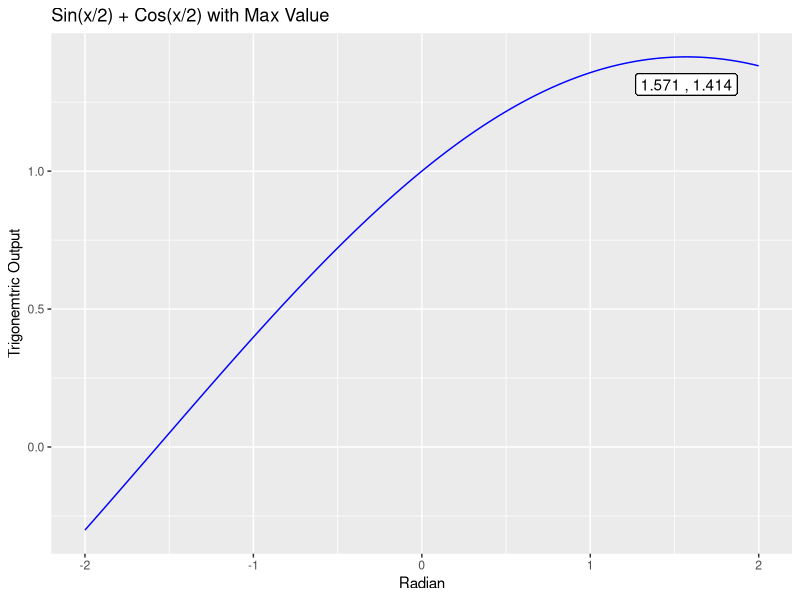
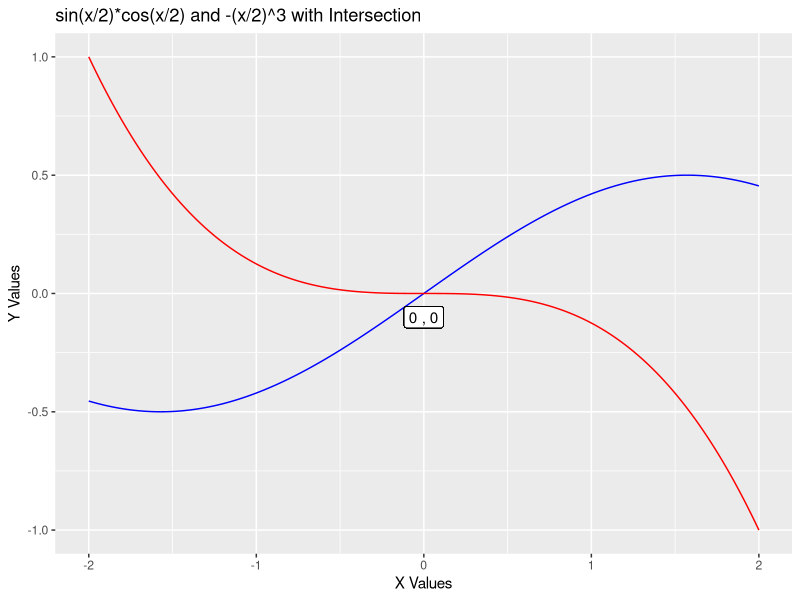
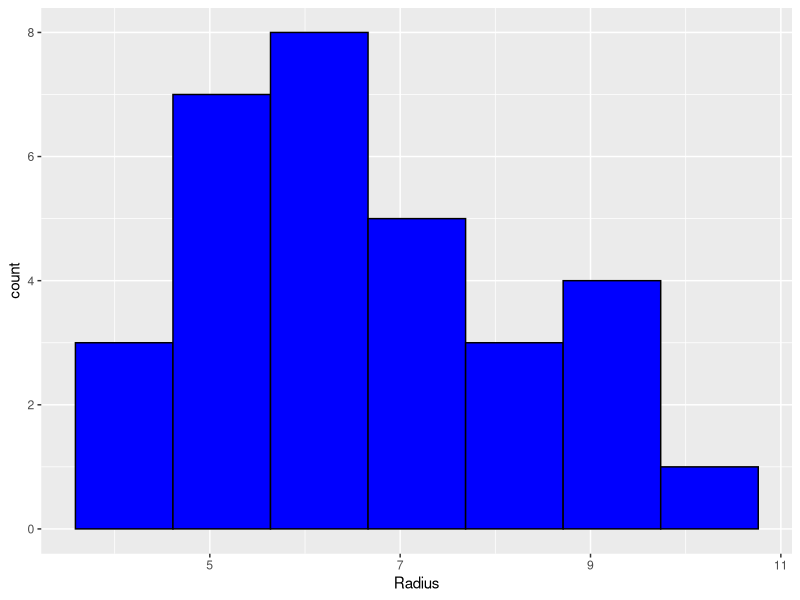
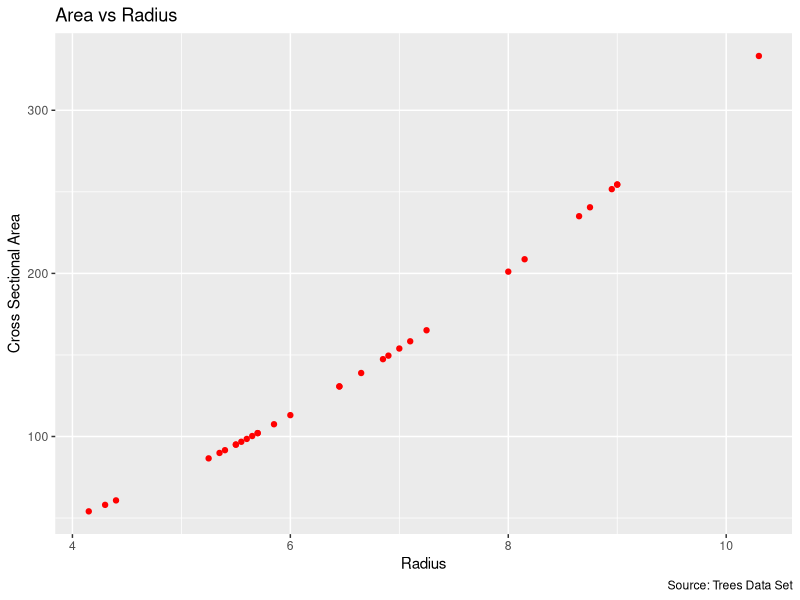
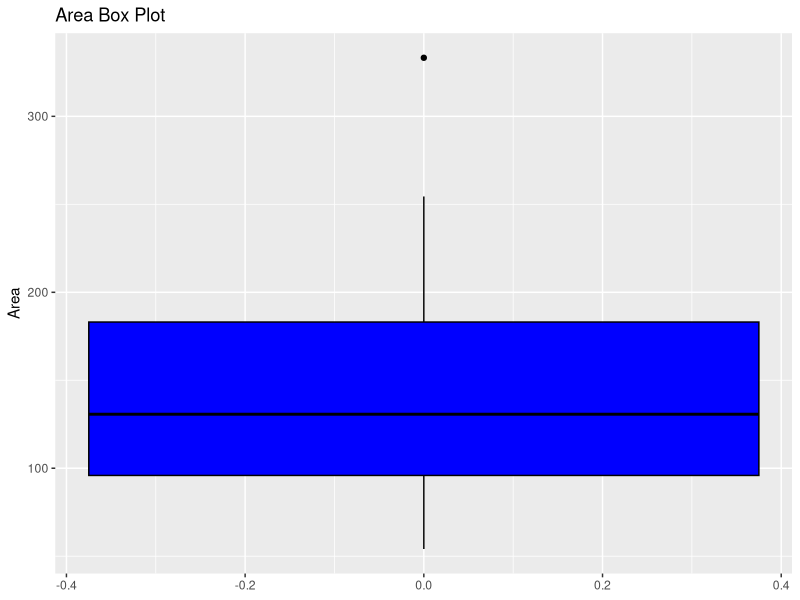
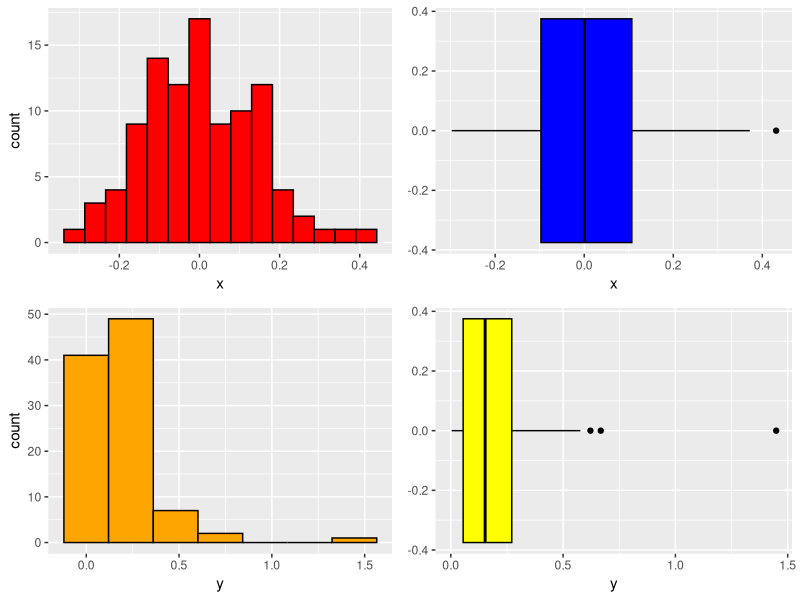
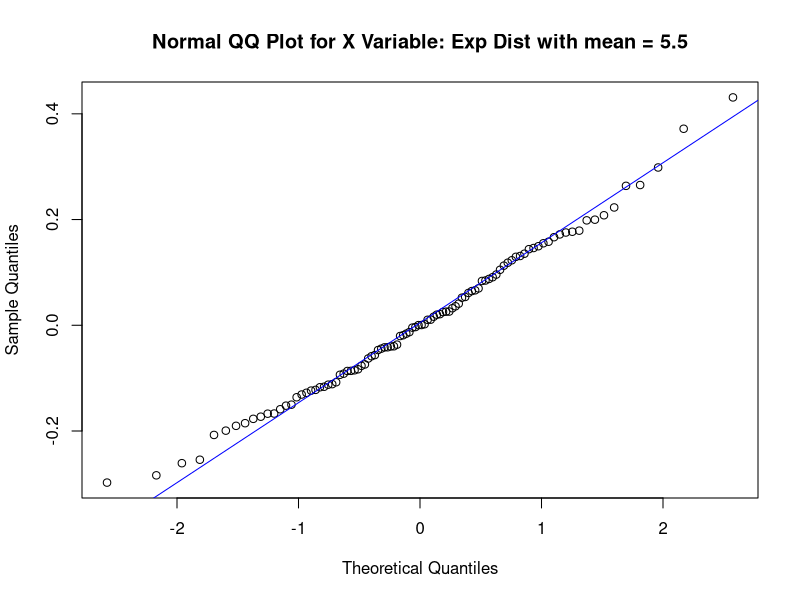
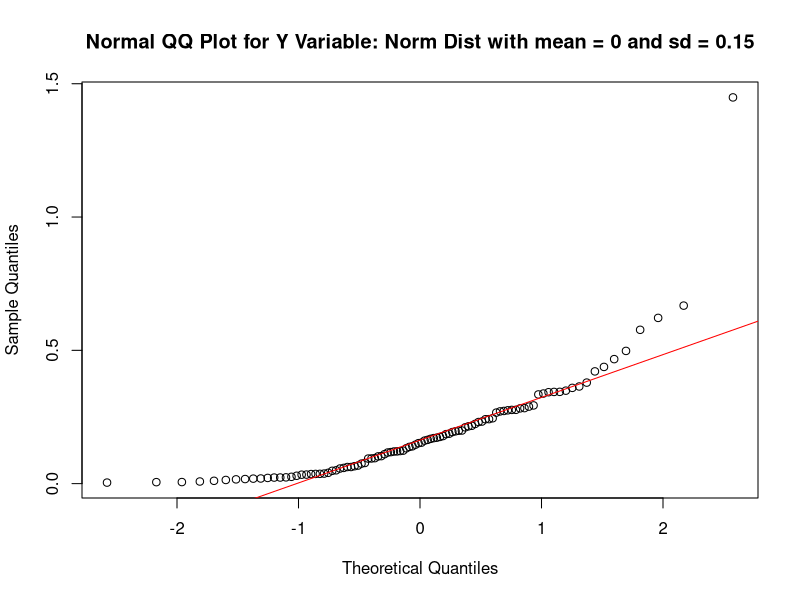

The R source for these figures, in order:
## ---- chunk 1
# DO NOT ADD OR REVISE CODE HERE
knitr::opts_chunk$set(echo = TRUE, eval = TRUE)

## ---- chunk 2
question_1a.i <- seq(0,4,1) 
# Output: 0,1,2,3,4

question_1a.ii <- 13 
# Output: 13

question_1a.iii <- rep(c(2,-5.1,-23),3) 
# Output: 2.0 -5.1 -23.0   2.0  -5.1 -23.0   2.0  -5.1 -23.0

question_1a.iv <- sum(c(7/52,3,35/42)) 
# Output: 3.967949

final_vector_1a <- c(question_1a.i,question_1a.ii,question_1a.iii,question_1a.iv)
final_vector_1a

# Output: 
# [1]   0.000000   1.000000   2.000000   3.000000   4.000000  13.000000   2.000000  -5.100000
# [9] -23.000000   2.000000  -5.100000 -23.000000   2.000000  -5.100000 -23.000000   3.967949
## ---- chunk 3
sort_ascending <- sort(final_vector_1a)
sort_ascending
# Output:
# [1] -23.000000 -23.000000 -23.000000  -5.100000  -5.100000  -5.100000   0.000000   1.000000
# [9]   2.000000   2.000000   2.000000   2.000000   3.000000   3.967949   4.000000  13.000000

L <- length(sort_ascending) 
L
# Output: 16

descending_sequence <- seq(L,1)
# Output:[1] 16 15 14 13 12 11 10  9  8  7  6  5  4  3  2  1

added_vectors <- sort_ascending + descending_sequence
added_vectors
# Output:
# [1] -7.000000 -8.000000 -9.000000  7.900000  6.900000  5.900000 10.000000 10.000000
# [9] 10.000000  9.000000  8.000000  7.000000  7.000000  6.967949  6.000000 14.000000
## ---- chunk 4
first_last_element <- c(added_vectors[1],added_vectors[L])
first_last_element
# Output:
# [1] -7 14

remaining_vectors <- added_vectors[-c(1,L)]
remaining_vectors
# Output:
# [1] -8.000000 -9.000000  7.900000  6.900000  5.900000 10.000000 10.000000 10.000000
# [9]  9.000000  8.000000  7.000000  7.000000  6.967949  6.000000

## ---- chunk 5
reconstructed_vector <- sort(append(remaining_vectors,first_last_element))
reconstructed_vector

sum_the_elements <- sum(reconstructed_vector)
sum_the_elements

## ---- chunk 6
trig_function <- function(x){
  
  if (is.numeric(x) != TRUE){ 
    print('The input is not numeric; kindly input a number.')}
  else{
      y <- sin(x/2) + cos(x/2)
      return(y)}
}

# Test Results

# trig_function ('Shawn')
# Output: "The input is not numeric; kindly input a number."

# trig_function(99)
# Output: 0.0281632



## ---- chunk 7
x <- seq(-2,2,1/1000)
y <- trig_function(x)


location_for_max_y <- which.max(y)
# Output:
# 3572

corresponding_x <- x[location_for_max_y]
# Output: 
# 1.571

round(location_for_max_y,3)
corresponding_x
# Output:
# [1] 3572
# [1] 1.571

## ---- chunk 8
library(ggplot2)
data <- as.data.frame(cbind(x,y))
data$z <- paste(x,",",round(y,3))
ggplot(data, mapping = aes(x,y)) + geom_line(color = "blue") + labs(x = "Radian", y = "Trigonemtric Output", title = "Sin(x/2) + Cos(x/2) with Max Value") + geom_label(aes(x=corresponding_x,y = y[location_for_max_y],label = z[location_for_max_y]),nudge_y = -0.1)




## ---- chunk 9
new_trig_function<- function(x){
    if (is.numeric(x) != TRUE){ 
    print('The input is not numeric; kindly input a number.')}
  else{
      y <- sin(x/2)*cos(x/2)
      return(y)}}

y2 <- new_trig_function(x)
y3 <- -(x/2)^3

data_2 <- as.data.frame(cbind(x,y2,y3))
data_2$combined <- paste(round(x,3),",", round(y2,3))
label_location <- which(data_2$y2 == data_2$y3)


ggplot(data_2, aes(x)) + 
geom_line(mapping = aes(y = y2), color = "blue") + 
geom_line(mapping = aes(y = y3), color = "red") +
labs(x = "X Values", y = "Y Values", title = "sin(x/2)*cos(x/2) and -(x/2)^3 with Intersection") +
geom_label(aes(x = x[label_location],y = y2[label_location],label = combined[label_location]), nudge_y = -0.1)




  



## ---- chunk 10
data(trees)

str(trees)

apply(trees,2,median)

df <- apply(trees,2,median)

subset(trees, (trees$Girth == df[1]) | (trees$Height == df[2]) | (trees$Volume == df[3]))
## ---- chunk 11
trees$Radius <- trees$Girth/2

  
csa <- function(x){
  # This function calculates the cross sectional area of a tree with radius as the input
  output <- pi*((x)^2)
  return(output)
}


trees$cross_sectional_area <- sapply(trees$Radius, FUN = csa)
# trees$cross_sectional_area

base_plot_data <- ggplot(data = trees)

radii_histogram <- base_plot_data + geom_histogram(aes(x = Radius),bins = 7, color = "black", fill = "blue")
radii_histogram

radii_stem_and_leaf <- stem(trees$Radius)
radii_stem_and_leaf

area_radii <- base_plot_data + geom_point(aes(x = Radius, y = cross_sectional_area), color = "red") + labs(x = 'Radius', y = 'Cross Sectional Area', title = 'Area vs Radius', caption = 'Source: Trees Data Set')
area_radii





## ---- chunk 12

area_boxpot <- base_plot_data + geom_boxplot(aes(y = cross_sectional_area), color = 'black', fill = 'blue') + labs(y = 'Area', title = 'Area Box Plot')
area_boxpot
## ---- chunk 13
meas <- boxplot.stats(x = trees$cross_sectional_area, 3)
# There are no outliers.
meas

trees[which(trees$cross_sectional_area == max(meas$stats)),]

## ---- chunk 14
set.seed(124)
y <- rexp(n=100, rate = 5.5)

set.seed(127)
x<- rnorm(n = 100, mean = 0, sd = 0.15)

exp_norm <- cbind(x,y)
round(apply(exp_norm, 2, FUN = IQR),4)
# Output:
#     x      y 
# 0.2041 0.2164 

## ---- chunk 15
library(gridExtra)
base_data <- ggplot(data = as.data.frame(exp_norm))

hist_norm_x <- base_data + geom_histogram(aes(x = x), color = "black", fill = 'red', bins = 15)
boxplot_norm_x <- base_data + geom_boxplot(aes(x = x), color = "black", fill = 'blue')

hist_norm_y <- base_data + geom_histogram(aes(x = y), color = "black",fill = 'orange', bins = 7)
boxplot_norm_y <- base_data + geom_boxplot(aes(x = y), color = "black", fill = 'yellow')

grid.arrange(hist_norm_x,boxplot_norm_x,hist_norm_y,boxplot_norm_y)



## ---- chunk 16

base_data_qq = as.data.frame(exp_norm)

qq_plot_x <- qqnorm(base_data_qq$x, main = "Normal QQ Plot for X Variable: Exp Dist with mean = 5.5"); qqline(base_data_qq$x, col = "blue")
qq_plot_y <- qqnorm(base_data_qq$y, main = "Normal QQ Plot for Y Variable: Norm Dist with mean = 0 and sd = 0.15"); qqline(base_data_qq$y, col = "red")




extreme_outlier_test_x <- boxplot.stats(as.data.frame(exp_norm)$x, coef = 3)
# No extreme outliers for x
extreme_outlier_test_y <- boxplot.stats(as.data.frame(exp_norm)$y, coef = 3)
# One extreme outlier for y $
#outlier [1] 1.448679

